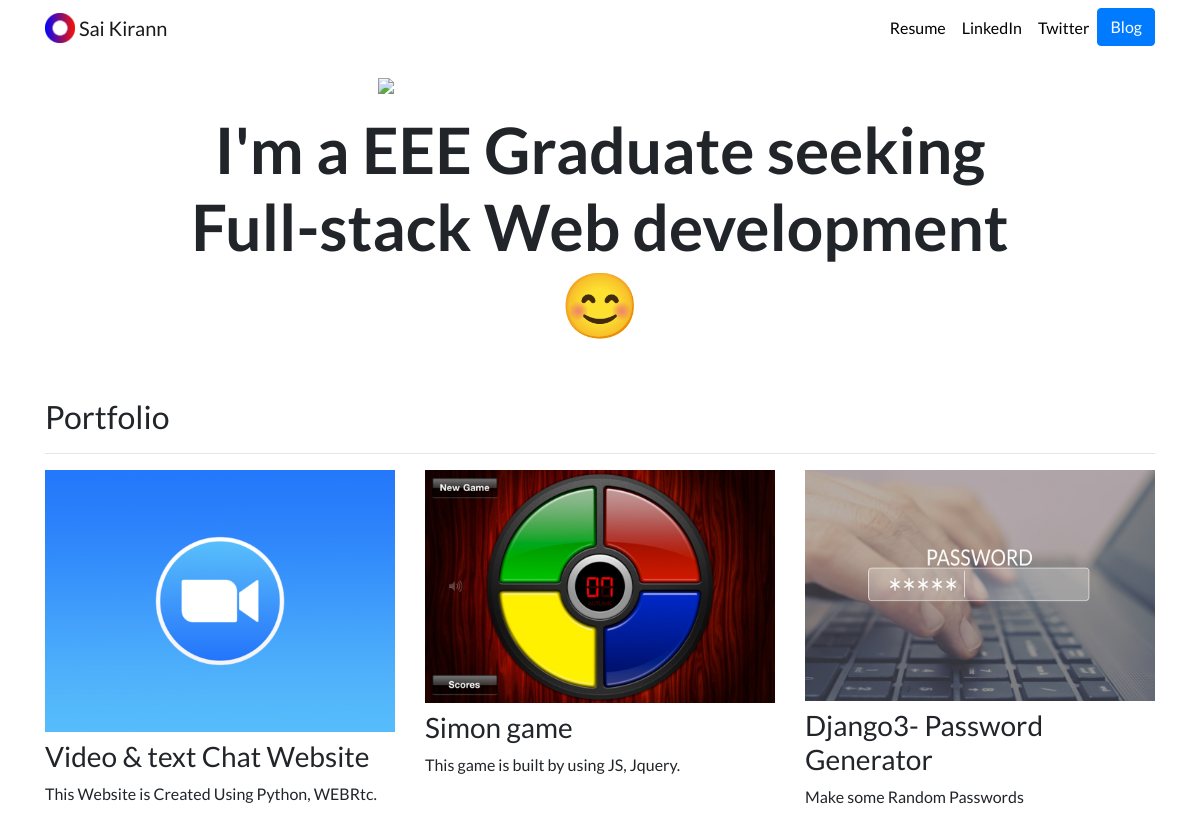
The page / on the database its author committed.
### portfolio/models.py (models this page shows, shortened)
class Project(models.Model):
    title= models.CharField(max_length=100)
    description= models.CharField(max_length=250)
    image= models.ImageField(upload_to='portfolio/images/')
    url= models.URLField(blank=True)

### portfolio/views.py (the view)
# urls.py: 2. Add a URL to urlpatterns:  path('', views.home, name='home')
def home(request):
    projects= Project.objects.all()
    return render(request, 'portfolio/home.html', {"projects": projects})

### portfolio/templates/portfolio/home.html
{% extends "portfolio/basetemplate.html" %}
{% load static %}
{% block content %}
<div class="row justify-content-center my-3">
  <div class="col-5">
    <img src="{% static 'portfolio/kirann.jpg' %}" class="img-fluid">
  </div>
</div>
<div class="row justify-content-center mb-3">
  <div class="col-md-9 text-center">
    <h1 id="hometext" class="font-weight-bold">I'm a EEE Graduate seeking Full-stack Web development 😊</h1>
  </div>
</div>
<h2 class="mt-5">Portfolio</h2>
<hr>
<div class="row">
  {% for project in projects %}
  <div class="col-lg-4 col-md-6">
    {% if project.url %}
    <a href="{{ project.url }}">
      <img src="{{ project.image.url }}" class="img-fluid mb-2">
    </a>
    {% else %}
    <img src="{{ project.image.url }}" class="img-fluid mb-2">
    {% endif %}
    <h3>{{ project.title }}</h3>
    <p>{{ project.description }}</p>
  </div>
  {% endfor %}
</div>
{% endblock %}

### portfolio/templates/portfolio/basetemplate.html (shortened to what this page needs)
{% load static %}
<!doctype html>
<html lang="en">
<head>
  <link rel="stylesheet" href="https://stackpath.bootstrapcdn.com/bootstrap/4.4.1/css/bootstrap.min.css">
  <link rel="stylesheet" href="{% static "portfolio/custom.css" %}">
</head>
<body>
  <nav id="topNav" class="navbar navbar-expand-md navbar-light">
    <div class="container">
      <a class="navbar-brand" href="{% url 'home' %}">
        <img src="{% static "portfolio/Logo.png" %}" width="30" height="30" class="d-inline-block align-top" alt="Nick's Logo">
        <span>Sai Kirann</span>
      </a>
      <div class="collapse navbar-collapse text-center" id="navbarNav">
        <ul class="navbar-nav ml-auto">
          <li class="nav-item">
            <a class="nav-link" href="{% static "portfolio/resume.pdf" %}">Resume</a>
          </li>
          <li class="nav-item">
            <a class="nav-link" href="https://www.linkedin.com/in/friendsai76/" target="_blank">LinkedIn</a>
          </li>
          <li class="nav-item">
            <a class="nav-link" href="https://twitter.com/friendsai76" target="_blank">Twitter</a>
          </li>
          <li>
            <a role="button" href="{% url 'blog:all_blogs' %}" class="btn btn-primary">Blog</a>
          </li>
        </ul>
      </div>
    </div>
  </nav>
  <div class="container">
    {% block content %}{% endblock %}
  </div>
</body>
</html>

### portfolio/static/portfolio/custom.css (style rules this page uses)
.navbar-nav .nav-link { color: rgba(0,0,0,1) !important; }
body { font-family: 'Lato', sans-serif; }
@media (min-width: 992px) { #hometext { font-size: 4rem; } }

### rows shown on the page
Project: image (picture), title "Video & text Chat Website", description "This Website is Created Using Python, WEBRtc."
Project: image (picture), title "Simon game", description "This game is built by using JS, Jquery."
Project: image (picture), title "Django3- Password Generator", description "Make some Random Passwords"
